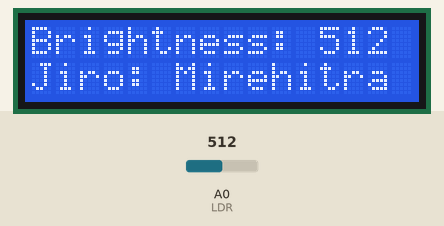
The sketch below on a simulated Arduino Uno, built with avr-gcc and run on an emulated ATmega328P. Shown: 16×2 character LCD. Inputs (shaded band) come from the test bench; at power-on: A0 (LDR) = 512.

Above: at 1.2 s.
1.3 s: A0 (LDR) set to 667
At 2.9 s:
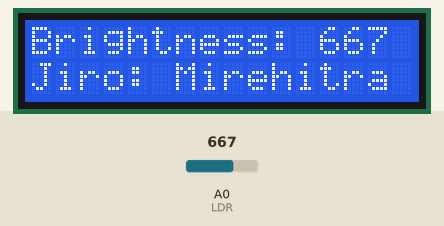
5.4 s: A0 (LDR) set to 691
At 7.0 s:
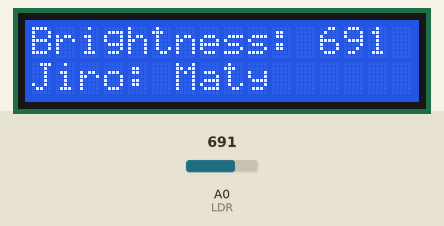
9.5 s: A0 (LDR) set to 670
At 11.2 s:
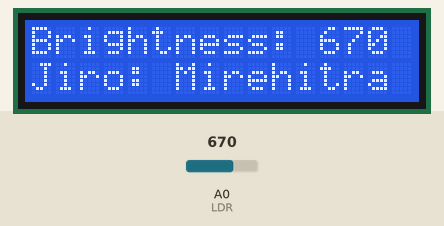
Timing chart, 0 to 12.7 s (numbered marks = the images above; inputs shaded):
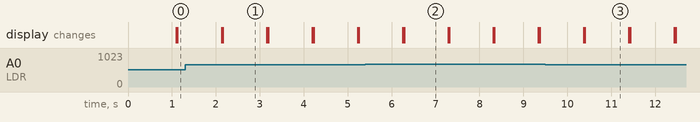

Measured:
- the behaviour switches between 679 and 680 on A0 (LDR) (found by bisection; images 1 and 2)
- after the input at 1.3 s, the display: first differs from a run without the input after 0.86 s (image 1)
- after the input at 5.4 s, the display: first differs from a run without the input after 0.88 s (image 2)
- after the input at 9.5 s, the display: first differs from a run without the input after 0.90 s (image 3)
- what the display in image 1 shows lasts 1.0 s, from 2.2 s to 3.2 s

The sketch:

LDR_to_LCD.ino
```cpp
#include <LiquidCrystal_I2C.h>
LiquidCrystal_I2C lcd(0x3f,16,2);

#define LDR A0
#define LAMP1 2
#define LAMP2 3

/*
  Behavior,
  If the value is HIGH, the light in the room should be darker.
  Otherwise, the light in the room should be lighter.
*/


void setup(){
  // pinMode(LAMP1,OUTPUT);
  // pinMode(LAMP2,OUTPUT);

  lcd.init();
  lcd.backlight();

  Serial.begin(9600);
}

void loop() {
  unsigned int AnalogValue;
  AnalogValue = analogRead(LDR);
  // if (AnalogValue >= 650) {
    // Serial.println("Tokony mirehitra ilay jiro");
    // digitalWrite(LAMP1,HIGH);
    // digitalWrite(LAMP2,LOW);
    // delay(1000);
  // } else {
    // Serial.println("Tokony ho faty ilay jiro");
    // digitalWrite(LAMP1,LOW);
    // digitalWrite(LAMP2,HIGH);
    // delay(1000);
  // }
  lcd.setCursor(0,0);
  lcd.print("Brightness:");
  lcd.setCursor(12,0);
  lcd.print(AnalogValue);
  if (AnalogValue >= 680) {
    lcd.setCursor(0,1);
    lcd.print("Jiro: Maty");
  } else {
      lcd.setCursor(0,1);
      lcd.print("Jiro: Mirehitra");
  }
  delay(1000);
  lcd.clear();

}
```
